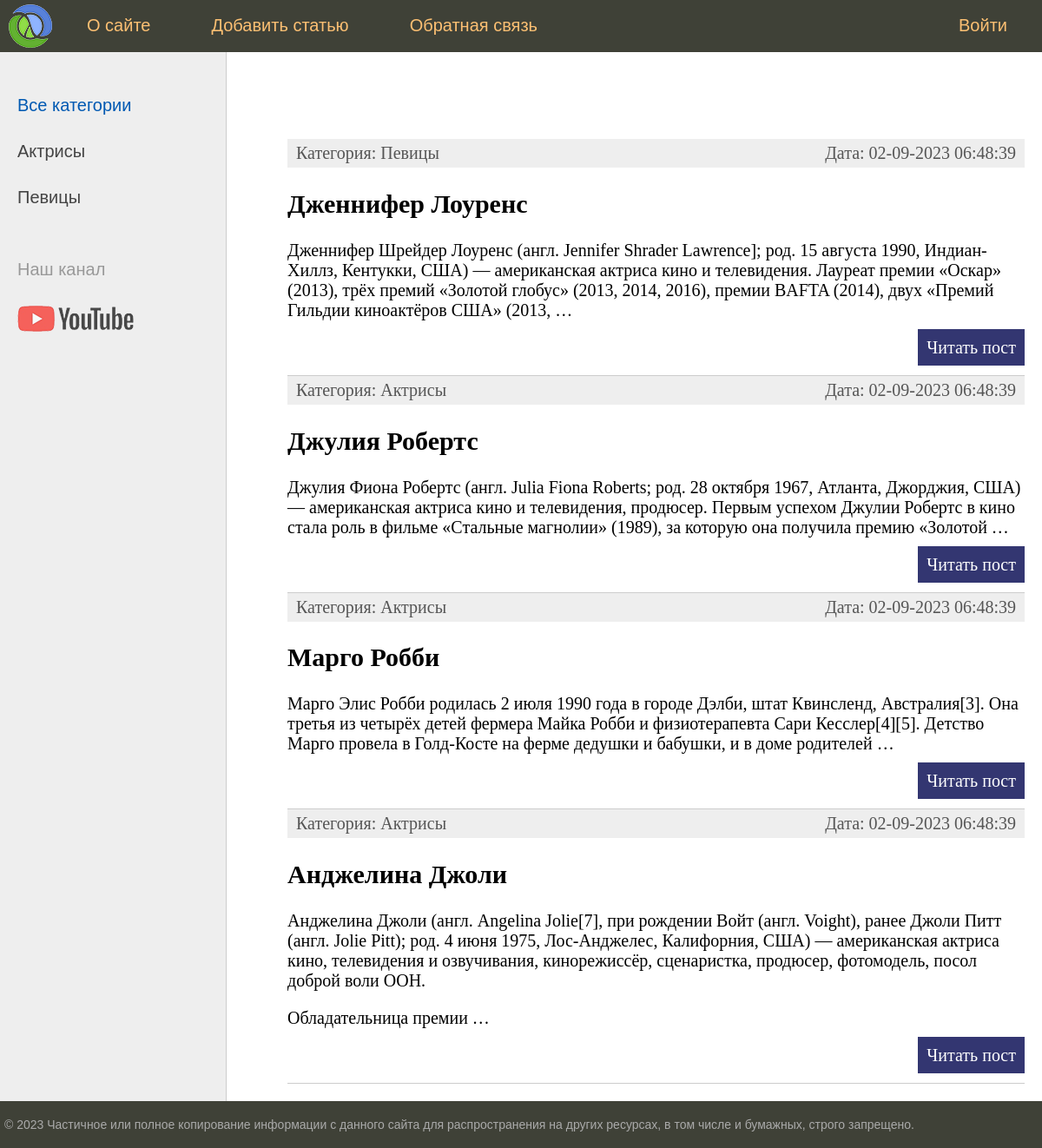
The page / on the database its author committed.
### women/models.py (models this page shows, shortened)
class Category(models.Model):
    name = models.CharField(max_length=100, db_index=True)
    slug = models.SlugField(max_length=255, unique=True, db_index=True)
    objects = models.Manager()
    def get_absolute_url(self):
        return reverse('category', kwargs={'cat_slug': self.slug})

class Women(models.Model):
    class Status(models.IntegerChoices):
        DRAFT = 0, 'Черновик'
        PUBLISHED = 1, 'Опубликован'
    title = models.CharField(max_length=255)
    slug = models.SlugField(max_length=255, unique=True, db_index=True)
    content = models.TextField(blank=True)
    time_create = models.DateTimeField(auto_now_add=True)
    time_update = models.DateTimeField(auto_now=True)
    is_published = models.BooleanField(default=Status.DRAFT, choices=Status.choices)
    cat = models.ForeignKey('Category', on_delete=models.PROTECT, related_name='posts')
    tags = models.ManyToManyField('TagPost', blank=True, related_name='tags')
    objects = models.Manager()
    published = PublishedManager()
    class Meta:
        ordering = ['-time_create']
        indexes = [
            models.Index(fields=['-time_create'])
        ]
    def get_absolute_url(self):
        return reverse('post', kwargs={'post_slug': self.slug})

### women/views.py (the view)
# urls.py: path("", views.index, name="home"),      # http://127.0.0.1:8000/
def index(request):
    posts = Women.published.all()
    data = {
        "title": "Главная страница",
        "menu": menu,
        "posts": posts,
        "cat_selected": 0,
    }
    return render(request, "women/index.html", context=data)

### women/models.py (called while the page is built)
    def get_queryset(self):
        return super().get_queryset().filter(is_published=Women.Status.PUBLISHED)

### women/templatetags/women_tags.py (called while the page is built)
@register.inclusion_tag('women/list_categories.html')
def show_categories(cat_selected=0):
    cats = Category.objects.all()
    return {'cats': cats, 'cat_selected': cat_selected}

### women/templates/women/index.html (shortened to what this page needs)
{% extends 'base.html' %}
{% block content %}
<ul class="list-articles">
	{% for p in posts %}
			<li>
				<div class="article-panel">
					<p class="first">Категория: {{p.cat.name}}</p>
					<p class="last"> Дата: {{p.time_update|date:"d-m-Y H:i:s"}}</p>
				</div>
				<h2>{{p.title}}</h2>
    			{% autoescape off %}
				{{p.content|linebreaks|truncatewords:40}}
    			{% endautoescape %}
				<p class="link-read-post"><a href="{{ p.get_absolute_url }}">Читать пост</a></p>
			</li>
	{% endfor %}
</ul>
{% endblock %}

### women/templates/women/list_categories.html
{% for cat in cats %}
{% if cat.id == cat_selected %}
<li class="selected">{{ cat.name }}</li>
{% else %}
<li><a href="{{ cat.get_absolute_url }}">{{ cat.name }}</a></li>
{% endif %}
{% endfor %}

### women/static/women/css/styles.css (style rules this page uses)
html, body { font-family: 'Arial'; margin: 0; padding: 0; height: 100%; width: 100%; color: #444; }
a { color: #0059b2; text-decoration: none; }
p.link-read-post { text-align: right; }
p.link-read-post a { padding: 10px; min-width: 100px; background: #333671; color: #fff; text-decoration: none; }
div.article-panel { background: #eee; padding: 5px 10px 5px 10px; box-sizing: border-box; overflow: hidden; color: #555; }
div.article-panel p.first { margin: 0; float: left; }
div.article-panel p.last { margin: 0; float: right; }
ul.list-articles { list-style: none; margin: 0; padding: 0; }
ul.list-articles li { border-bottom: 1px solid #ccc; }
.left-chapters ul li { margin: 30px 0 0 0; color: #999; }
.left-chapters ul li a { color: #444; text-decoration: none; }

### rows shown on the page
Category: name "Актрисы"
Category: name "Певицы"
Women: cat.name "Певицы", time_update "02-09-2023 06:48:39", title "Дженнифер Лоуренс", content "Дженнифер Шрейдер Лоуренс (англ. Jennifer Shrader Lawrence]; род. 15 августа 1990, Индиан-Хиллз, Кентукки, США) — американская актриса кино и телевидения. Лауреат премии «Оскар» (2013), трёх премий «Золотой глобус» (2013, 2014, 2016), премии BAFTA (2014), двух «Премий Гильдии киноактёров США» (2013, …"
Women: cat.name "Актрисы", time_update "02-09-2023 06:48:39", title "Джулия Робертс", content "Джулия Фиона Робертс (англ. Julia Fiona Roberts; род. 28 октября 1967, Атланта, Джорджия, США) — американская актриса кино и телевидения, продюсер. Первым успехом Джулии Робертс в кино стала роль в фильме «Стальные магнолии» (1989), за которую она получила премию «Золотой …"
Women: cat.name "Актрисы", time_update "02-09-2023 06:48:39", title "Марго Робби", content "Марго Элис Робби родилась 2 июля 1990 года в городе Дэлби, штат Квинсленд, Австралия[3]. Она третья из четырёх детей фермера Майка Робби и физиотерапевта Сари Кесслер[4][5]. Детство Марго провела в Голд-Косте на ферме дедушки и бабушки, и в доме родителей …"
Women: cat.name "Актрисы", time_update "02-09-2023 06:48:39", title "Анджелина Джоли", content "Анджелина Джоли (англ. Angelina Jolie[7], при рождении Войт (англ. Voight), ранее Джоли Питт (англ. Jolie Pitt); род. 4 июня 1975, Лос-Анджелес, Калифорния, США) — американская актриса кино, телевидения и озвучивания, кинорежиссёр, сценаристка, продюсер, фотомодель, посол доброй воли ООН. Обладательница премии …"

### other values the page prints
{{ m.title }} "О сайте" "Добавить статью" "Обратная связь" "Войти"
